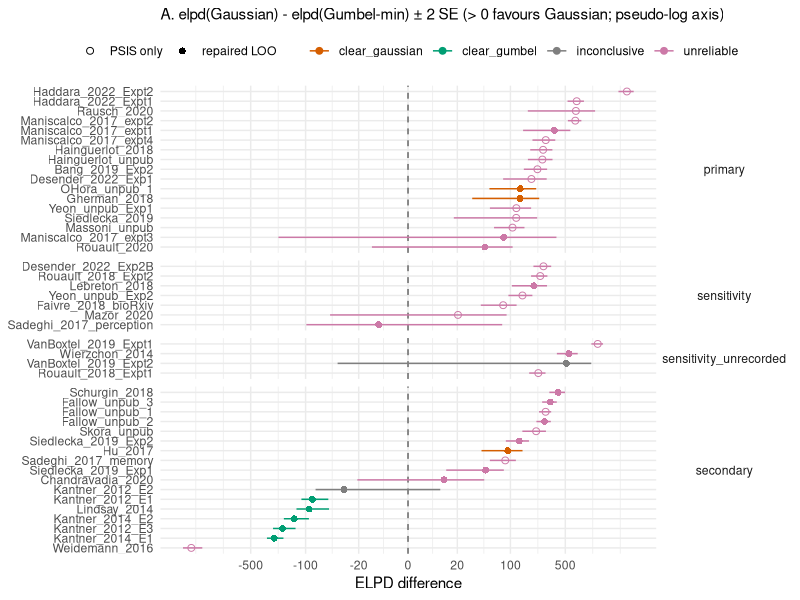
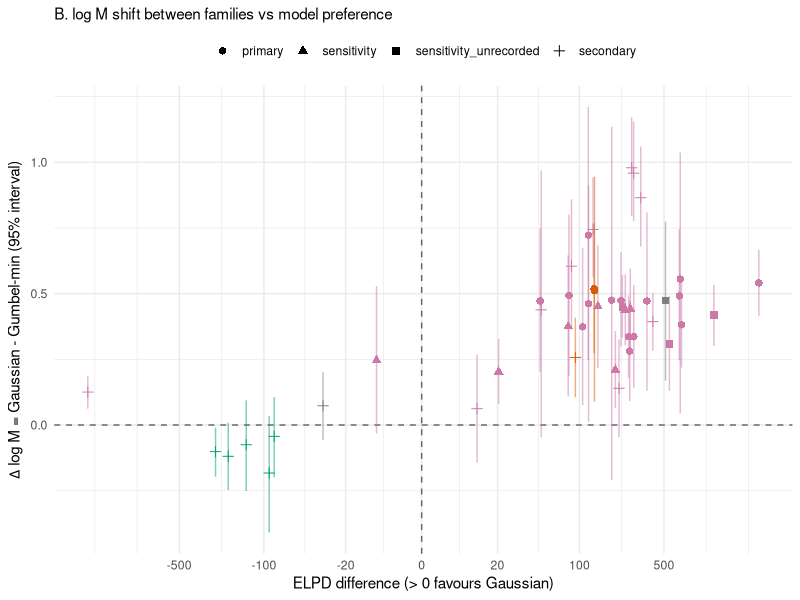

These charts were generated, in order, by the following R code:
# Fig. 9 (v3 step 4): Confidence Database results.
# A: forest plot of elpd(normal) - elpd(gumbel_min) +/- 2 SE per dataset
# (repaired LOO), coloured by pre-specified category, faceted by analysis set.
# B: delta_logM = log_M(Gaussian) - log_M(Gumbel-min) against elpd_diff.
#
# Run from the project root: Rscript code/05_figures/fig_9_empirical.R

suppressPackageStartupMessages({ library(dplyr); library(ggplot2) })
cat_cols <- c(clear_gaussian = "#D55E00", clear_gumbel = "#009E73", inconclusive = "grey50",
              unreliable = "#CC79A7")
d <- readr::read_csv(here::here("data", "processed", "v3", "empirical", "empirical_by_dataset.csv"),
                     show_col_types = FALSE) |>
  mutate(set = factor(set, levels = c("primary", "sensitivity", "sensitivity_unrecorded", "secondary")),
         # unreliable rows have no repaired diff: show the PSIS value, hollow
         x = coalesce(elpd_diff, elpd_diff_psis), xse = coalesce(se, se_psis),
         repaired = !is.na(elpd_diff)) |>
  arrange(set, x)
d$dataset <- factor(d$dataset, levels = unique(d$dataset))

pA <- ggplot(d, aes(x, dataset, colour = category)) +
  geom_vline(xintercept = 0, linetype = 2, colour = "grey40") +
  geom_errorbarh(aes(xmin = x - 2 * xse, xmax = x + 2 * xse), height = 0) +
  geom_point(aes(shape = repaired), size = 2) +
  scale_shape_manual(values = c(`TRUE` = 16, `FALSE` = 1), labels = c(`TRUE` = "repaired LOO", `FALSE` = "PSIS only"),
                     name = NULL) +
  scale_colour_manual(values = cat_cols, drop = FALSE) +
  scale_x_continuous(trans = scales::pseudo_log_trans(sigma = 5), breaks = c(-500, -100, -20, 0, 20, 100, 500)) +
  facet_grid(set ~ ., scales = "free_y", space = "free_y") +
  labs(subtitle = "A. elpd(Gaussian) - elpd(Gumbel-min) ± 2 SE (> 0 favours Gaussian; pseudo-log axis)",
       x = "ELPD difference", y = NULL, colour = NULL) +
  theme_minimal() + theme(legend.position = "top", strip.text.y = element_text(angle = 0))

pB <- ggplot(d, aes(x, delta_logM, colour = category)) +
  geom_hline(yintercept = 0, linetype = 2, colour = "grey40") +
  geom_vline(xintercept = 0, linetype = 2, colour = "grey40") +
  geom_errorbar(aes(ymin = delta_logM_q025, ymax = delta_logM_q975), width = 0, alpha = 0.5) +
  geom_point(aes(shape = set), size = 2.2) +
  scale_colour_manual(values = cat_cols, guide = "none") +
  scale_x_continuous(trans = scales::pseudo_log_trans(sigma = 5), breaks = c(-500, -100, -20, 0, 20, 100, 500)) +
  labs(subtitle = "B. log M shift between families vs model preference",
       x = "ELPD difference (> 0 favours Gaussian)",
       y = expression(Delta ~ "log M = Gaussian - Gumbel-min (95% interval)"), shape = NULL) +
  theme_minimal() + theme(legend.position = "top")

dir.create(here::here("outputs", "figures", "v3"), recursive = TRUE, showWarnings = FALSE)
h <- max(7, 0.22 * nrow(d) + 2)
g <- gridExtra::arrangeGrob(pA, pB, ncol = 2, widths = c(1.3, 1))
ggsave(here::here("outputs", "figures", "v3", "fig_9_empirical.png"), g, width = 15, height = h, dpi = 200)
cat("Wrote outputs/figures/v3/fig_9_empirical.png\n")
